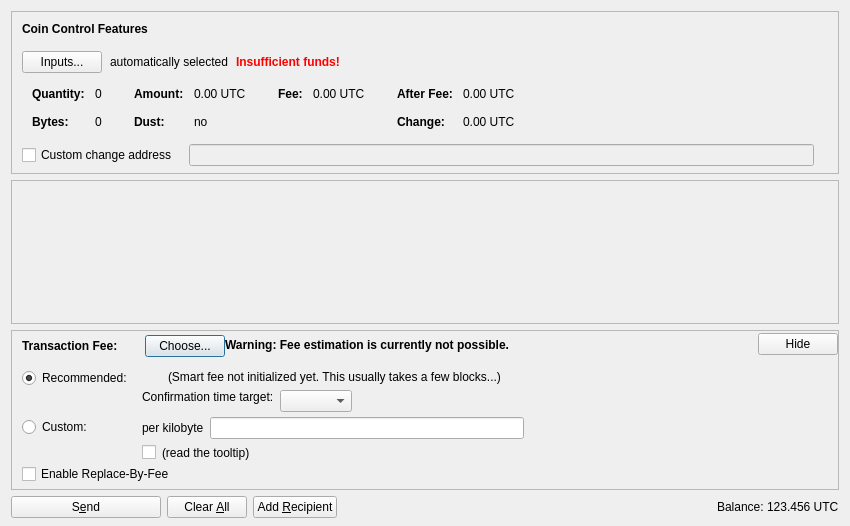
<?xml version="1.0" encoding="UTF-8"?>
<ui version="4.0">
 <class>SendCoinsDialog</class>
 <widget class="QDialog" name="SendCoinsDialog">
  <property name="geometry">
   <rect>
    <x>0</x>
    <y>0</y>
    <width>850</width>
    <height>526</height>
   </rect>
  </property>
  <property name="windowTitle">
   <string>Send Coins</string>
  </property>
  <layout class="QVBoxLayout" name="verticalLayout" stretch="0,1,0,0">
   <property name="bottomMargin">
    <number>8</number>
   </property>
   <item>
    <widget class="QFrame" name="frameCoinControl">
     <property name="sizePolicy">
      <sizepolicy hsizetype="Expanding" vsizetype="Expanding">
       <horstretch>0</horstretch>
       <verstretch>0</verstretch>
      </sizepolicy>
     </property>
     <property name="maximumSize">
      <size>
       <width>16777215</width>
       <height>16777215</height>
      </size>
     </property>
     <property name="frameShape">
      <enum>QFrame::StyledPanel</enum>
     </property>
     <property name="frameShadow">
      <enum>QFrame::Sunken</enum>
     </property>
     <layout class="QVBoxLayout" name="verticalLayoutCoinControl2">
      <property name="spacing">
       <number>0</number>
      </property>
      <property name="leftMargin">
       <number>0</number>
      </property>
      <property name="topMargin">
       <number>0</number>
      </property>
      <property name="rightMargin">
       <number>0</number>
      </property>
      <property name="bottomMargin">
       <number>6</number>
      </property>
      <item>
       <layout class="QVBoxLayout" name="verticalLayoutCoinControl" stretch="0,0,0,0,1">
        <property name="spacing">
         <number>0</number>
        </property>
        <property name="leftMargin">
         <number>10</number>
        </property>
        <property name="topMargin">
         <number>10</number>
        </property>
        <item>
         <layout class="QHBoxLayout" name="horizontalLayoutCoinControl1">
          <property name="bottomMargin">
           <number>15</number>
          </property>
          <item>
           <widget class="QLabel" name="labelCoinControlFeatures">
            <property name="sizePolicy">
             <sizepolicy hsizetype="Preferred" vsizetype="Maximum">
              <horstretch>0</horstretch>
              <verstretch>0</verstretch>
             </sizepolicy>
            </property>
            <property name="font">
             <font>
              <weight>75</weight>
              <bold>true</bold>
             </font>
            </property>
            <property name="styleSheet">
             <string notr="true">font-weight:bold;</string>
            </property>
            <property name="text">
             <string>Coin Control Features</string>
            </property>
           </widget>
          </item>
         </layout>
        </item>
        <item>
         <layout class="QHBoxLayout" name="horizontalLayoutCoinControl2" stretch="0,0,0,0">
          <property name="spacing">
           <number>8</number>
          </property>
          <property name="bottomMargin">
           <number>10</number>
          </property>
          <item>
           <widget class="QPushButton" name="pushButtonCoinControl">
            <property name="styleSheet">
             <string notr="true"/>
            </property>
            <property name="text">
             <string>Inputs...</string>
            </property>
            <property name="autoDefault">
             <bool>false</bool>
            </property>
           </widget>
          </item>
          <item>
           <widget class="QLabel" name="labelCoinControlAutomaticallySelected">
            <property name="text">
             <string>automatically selected</string>
            </property>
            <property name="margin">
             <number>5</number>
            </property>
           </widget>
          </item>
          <item>
           <widget class="QLabel" name="labelCoinControlInsuffFunds">
            <property name="font">
             <font>
              <weight>75</weight>
              <bold>true</bold>
             </font>
            </property>
            <property name="styleSheet">
             <string notr="true">color:red;font-weight:bold;</string>
            </property>
            <property name="text">
             <string>Insufficient funds!</string>
            </property>
            <property name="margin">
             <number>5</number>
            </property>
           </widget>
          </item>
          <item>
           <spacer name="horizontalSpacerCoinControl">
            <property name="orientation">
             <enum>Qt::Horizontal</enum>
            </property>
            <property name="sizeHint" stdset="0">
             <size>
              <width>40</width>
              <height>1</height>
             </size>
            </property>
           </spacer>
          </item>
         </layout>
        </item>
        <item>
         <widget class="QWidget" name="widgetCoinControl" native="true">
          <property name="sizePolicy">
           <sizepolicy hsizetype="Preferred" vsizetype="Preferred">
            <horstretch>0</horstretch>
            <verstretch>0</verstretch>
           </sizepolicy>
          </property>
          <property name="minimumSize">
           <size>
            <width>0</width>
            <height>0</height>
           </size>
          </property>
          <property name="styleSheet">
           <string notr="true"/>
          </property>
          <layout class="QHBoxLayout" name="horizontalLayoutCoinControl5">
           <property name="leftMargin">
            <number>0</number>
           </property>
           <property name="topMargin">
            <number>0</number>
           </property>
           <property name="rightMargin">
            <number>0</number>
           </property>
           <property name="bottomMargin">
            <number>0</number>
           </property>
           <item>
            <layout class="QHBoxLayout" name="horizontalLayoutCoinControl3" stretch="0,0,0,1">
             <property name="spacing">
              <number>20</number>
             </property>
             <property name="topMargin">
              <number>0</number>
             </property>
             <property name="bottomMargin">
              <number>10</number>
             </property>
             <item>
              <layout class="QFormLayout" name="formLayoutCoinControl1">
               <property name="horizontalSpacing">
                <number>10</number>
               </property>
               <property name="verticalSpacing">
                <number>14</number>
               </property>
               <property name="leftMargin">
                <number>10</number>
               </property>
               <property name="topMargin">
                <number>4</number>
               </property>
               <property name="rightMargin">
                <number>6</number>
               </property>
               <item row="0" column="0">
                <widget class="QLabel" name="labelCoinControlQuantityText">
                 <property name="font">
                  <font>
                   <weight>75</weight>
                   <bold>true</bold>
                  </font>
                 </property>
                 <property name="text">
                  <string>Quantity:</string>
                 </property>
                 <property name="margin">
                  <number>0</number>
                 </property>
                </widget>
               </item>
               <item row="0" column="1">
                <widget class="QLabel" name="labelCoinControlQuantity">
                 <property name="cursor">
                  <cursorShape>IBeamCursor</cursorShape>
                 </property>
                 <property name="contextMenuPolicy">
                  <enum>Qt::ActionsContextMenu</enum>
                 </property>
                 <property name="text">
                  <string notr="true">0</string>
                 </property>
                 <property name="margin">
                  <number>0</number>
                 </property>
                 <property name="textInteractionFlags">
                  <set>Qt::LinksAccessibleByMouse|Qt::TextSelectableByKeyboard|Qt::TextSelectableByMouse</set>
                 </property>
                </widget>
               </item>
               <item row="1" column="0">
                <widget class="QLabel" name="labelCoinControlBytesText">
                 <property name="font">
                  <font>
                   <weight>75</weight>
                   <bold>true</bold>
                  </font>
                 </property>
                 <property name="text">
                  <string>Bytes:</string>
                 </property>
                </widget>
               </item>
               <item row="1" column="1">
                <widget class="QLabel" name="labelCoinControlBytes">
                 <property name="cursor">
                  <cursorShape>IBeamCursor</cursorShape>
                 </property>
                 <property name="contextMenuPolicy">
                  <enum>Qt::ActionsContextMenu</enum>
                 </property>
                 <property name="text">
                  <string notr="true">0</string>
                 </property>
                 <property name="textInteractionFlags">
                  <set>Qt::LinksAccessibleByMouse|Qt::TextSelectableByKeyboard|Qt::TextSelectableByMouse</set>
                 </property>
                </widget>
               </item>
              </layout>
             </item>
             <item>
              <layout class="QFormLayout" name="formLayoutCoinControl2">
               <property name="horizontalSpacing">
                <number>10</number>
               </property>
               <property name="verticalSpacing">
                <number>14</number>
               </property>
               <property name="leftMargin">
                <number>6</number>
               </property>
               <property name="topMargin">
                <number>4</number>
               </property>
               <property name="rightMargin">
                <number>6</number>
               </property>
               <item row="0" column="0">
                <widget class="QLabel" name="labelCoinControlAmountText">
                 <property name="font">
                  <font>
                   <weight>75</weight>
                   <bold>true</bold>
                  </font>
                 </property>
                 <property name="text">
                  <string>Amount:</string>
                 </property>
                 <property name="margin">
                  <number>0</number>
                 </property>
                </widget>
               </item>
               <item row="0" column="1">
                <widget class="QLabel" name="labelCoinControlAmount">
                 <property name="cursor">
                  <cursorShape>IBeamCursor</cursorShape>
                 </property>
                 <property name="contextMenuPolicy">
                  <enum>Qt::ActionsContextMenu</enum>
                 </property>
                 <property name="text">
                  <string notr="true">0.00 UTC</string>
                 </property>
                 <property name="textInteractionFlags">
                  <set>Qt::LinksAccessibleByMouse|Qt::TextSelectableByKeyboard|Qt::TextSelectableByMouse</set>
                 </property>
                </widget>
               </item>
               <item row="1" column="0">
                <widget class="QLabel" name="labelCoinControlLowOutputText">
                 <property name="font">
                  <font>
                   <weight>75</weight>
                   <bold>true</bold>
                  </font>
                 </property>
                 <property name="text">
                  <string>Dust:</string>
                 </property>
                </widget>
               </item>
               <item row="1" column="1">
                <widget class="QLabel" name="labelCoinControlLowOutput">
                 <property name="cursor">
                  <cursorShape>IBeamCursor</cursorShape>
                 </property>
                 <property name="contextMenuPolicy">
                  <enum>Qt::ActionsContextMenu</enum>
                 </property>
                 <property name="text">
                  <string notr="true">no</string>
                 </property>
                 <property name="textInteractionFlags">
                  <set>Qt::LinksAccessibleByMouse|Qt::TextSelectableByKeyboard|Qt::TextSelectableByMouse</set>
                 </property>
                </widget>
               </item>
              </layout>
             </item>
             <item>
              <layout class="QFormLayout" name="formLayoutCoinControl3">
               <property name="horizontalSpacing">
                <number>10</number>
               </property>
               <property name="verticalSpacing">
                <number>14</number>
               </property>
               <property name="leftMargin">
                <number>6</number>
               </property>
               <property name="topMargin">
                <number>4</number>
               </property>
               <property name="rightMargin">
                <number>6</number>
               </property>
               <item row="0" column="0">
                <widget class="QLabel" name="labelCoinControlFeeText">
                 <property name="font">
                  <font>
                   <weight>75</weight>
                   <bold>true</bold>
                  </font>
                 </property>
                 <property name="text">
                  <string>Fee:</string>
                 </property>
                 <property name="margin">
                  <number>0</number>
                 </property>
                </widget>
               </item>
               <item row="0" column="1">
                <widget class="QLabel" name="labelCoinControlFee">
                 <property name="cursor">
                  <cursorShape>IBeamCursor</cursorShape>
                 </property>
                 <property name="contextMenuPolicy">
                  <enum>Qt::ActionsContextMenu</enum>
                 </property>
                 <property name="text">
                  <string notr="true">0.00 UTC</string>
                 </property>
                 <property name="textInteractionFlags">
                  <set>Qt::LinksAccessibleByMouse|Qt::TextSelectableByKeyboard|Qt::TextSelectableByMouse</set>
                 </property>
                </widget>
               </item>
              </layout>
             </item>
             <item>
              <layout class="QFormLayout" name="formLayoutCoinControl4">
               <property name="horizontalSpacing">
                <number>10</number>
               </property>
               <property name="verticalSpacing">
                <number>14</number>
               </property>
               <property name="leftMargin">
                <number>6</number>
               </property>
               <property name="topMargin">
                <number>4</number>
               </property>
               <property name="rightMargin">
                <number>6</number>
               </property>
               <item row="0" column="0">
                <widget class="QLabel" name="labelCoinControlAfterFeeText">
                 <property name="font">
                  <font>
                   <weight>75</weight>
                   <bold>true</bold>
                  </font>
                 </property>
                 <property name="text">
                  <string>After Fee:</string>
                 </property>
                 <property name="margin">
                  <number>0</number>
                 </property>
                </widget>
               </item>
               <item row="0" column="1">
                <widget class="QLabel" name="labelCoinControlAfterFee">
                 <property name="cursor">
                  <cursorShape>IBeamCursor</cursorShape>
                 </property>
                 <property name="contextMenuPolicy">
                  <enum>Qt::ActionsContextMenu</enum>
                 </property>
                 <property name="text">
                  <string notr="true">0.00 UTC</string>
                 </property>
                 <property name="textInteractionFlags">
                  <set>Qt::LinksAccessibleByMouse|Qt::TextSelectableByKeyboard|Qt::TextSelectableByMouse</set>
                 </property>
                </widget>
               </item>
               <item row="1" column="0">
                <widget class="QLabel" name="labelCoinControlChangeText">
                 <property name="font">
                  <font>
                   <weight>75</weight>
                   <bold>true</bold>
                  </font>
                 </property>
                 <property name="text">
                  <string>Change:</string>
                 </property>
                </widget>
               </item>
               <item row="1" column="1">
                <widget class="QLabel" name="labelCoinControlChange">
                 <property name="cursor">
                  <cursorShape>IBeamCursor</cursorShape>
                 </property>
                 <property name="contextMenuPolicy">
                  <enum>Qt::ActionsContextMenu</enum>
                 </property>
                 <property name="text">
                  <string notr="true">0.00 UTC</string>
                 </property>
                 <property name="textInteractionFlags">
                  <set>Qt::LinksAccessibleByMouse|Qt::TextSelectableByKeyboard|Qt::TextSelectableByMouse</set>
                 </property>
                </widget>
               </item>
              </layout>
             </item>
            </layout>
           </item>
          </layout>
         </widget>
        </item>
        <item>
         <layout class="QHBoxLayout" name="horizontalLayoutCoinControl4" stretch="0,0,0">
          <property name="spacing">
           <number>12</number>
          </property>
          <property name="sizeConstraint">
           <enum>QLayout::SetDefaultConstraint</enum>
          </property>
          <property name="topMargin">
           <number>5</number>
          </property>
          <property name="rightMargin">
           <number>5</number>
          </property>
          <item>
           <widget class="QCheckBox" name="checkBoxCoinControlChange">
            <property name="toolTip">
             <string>If this is activated, but the change address is empty or invalid, change will be sent to a newly generated address.</string>
            </property>
            <property name="text">
             <string>Custom change address</string>
            </property>
           </widget>
          </item>
          <item>
           <widget class="QValidatedLineEdit" name="lineEditCoinControlChange">
            <property name="enabled">
             <bool>false</bool>
            </property>
            <property name="sizePolicy">
             <sizepolicy hsizetype="Expanding" vsizetype="Fixed">
              <horstretch>0</horstretch>
              <verstretch>0</verstretch>
             </sizepolicy>
            </property>
           </widget>
          </item>
          <item>
           <widget class="QLabel" name="labelCoinControlChangeLabel">
            <property name="sizePolicy">
             <sizepolicy hsizetype="Preferred" vsizetype="Expanding">
              <horstretch>0</horstretch>
              <verstretch>0</verstretch>
             </sizepolicy>
            </property>
            <property name="minimumSize">
             <size>
              <width>0</width>
              <height>0</height>
             </size>
            </property>
            <property name="text">
             <string/>
            </property>
            <property name="margin">
             <number>3</number>
            </property>
           </widget>
          </item>
         </layout>
        </item>
        <item>
         <spacer name="verticalSpacerCoinControl">
          <property name="orientation">
           <enum>Qt::Vertical</enum>
          </property>
          <property name="sizeHint" stdset="0">
           <size>
            <width>800</width>
            <height>1</height>
           </size>
          </property>
         </spacer>
        </item>
       </layout>
      </item>
     </layout>
    </widget>
   </item>
   <item>
    <widget class="QScrollArea" name="scrollArea">
     <property name="widgetResizable">
      <bool>true</bool>
     </property>
     <widget class="QWidget" name="scrollAreaWidgetContents">
      <property name="geometry">
       <rect>
        <x>0</x>
        <y>0</y>
        <width>830</width>
        <height>104</height>
       </rect>
      </property>
      <layout class="QVBoxLayout" name="verticalLayout_2" stretch="0,1">
       <property name="leftMargin">
        <number>0</number>
       </property>
       <property name="topMargin">
        <number>0</number>
       </property>
       <property name="rightMargin">
        <number>0</number>
       </property>
       <property name="bottomMargin">
        <number>0</number>
       </property>
       <item>
        <layout class="QVBoxLayout" name="entries">
         <property name="spacing">
          <number>6</number>
         </property>
        </layout>
       </item>
       <item>
        <spacer name="verticalSpacer">
         <property name="orientation">
          <enum>Qt::Vertical</enum>
         </property>
         <property name="sizeHint" stdset="0">
          <size>
           <width>20</width>
           <height>40</height>
          </size>
         </property>
        </spacer>
       </item>
      </layout>
     </widget>
    </widget>
   </item>
   <item>
    <widget class="QFrame" name="frameFee">
     <property name="sizePolicy">
      <sizepolicy hsizetype="Expanding" vsizetype="Expanding">
       <horstretch>0</horstretch>
       <verstretch>0</verstretch>
      </sizepolicy>
     </property>
     <property name="maximumSize">
      <size>
       <width>16777215</width>
       <height>16777215</height>
      </size>
     </property>
     <property name="frameShape">
      <enum>QFrame::StyledPanel</enum>
     </property>
     <property name="frameShadow">
      <enum>QFrame::Sunken</enum>
     </property>
     <layout class="QVBoxLayout" name="verticalLayoutFee1">
      <property name="spacing">
       <number>0</number>
      </property>
      <property name="leftMargin">
       <number>0</number>
      </property>
      <property name="topMargin">
       <number>0</number>
      </property>
      <property name="rightMargin">
       <number>0</number>
      </property>
      <property name="bottomMargin">
       <number>0</number>
      </property>
      <item>
       <layout class="QVBoxLayout" name="verticalLayoutFee2" stretch="0,0,0">
        <property name="spacing">
         <number>0</number>
        </property>
        <property name="leftMargin">
         <number>10</number>
        </property>
        <property name="topMargin">
         <number>0</number>
        </property>
        <item>
         <layout class="QHBoxLayout" name="horizontalLayoutFee1">
          <property name="bottomMargin">
           <number>0</number>
          </property>
          <item>
           <layout class="QVBoxLayout" name="verticalLayoutFee7">
            <property name="spacing">
             <number>0</number>
            </property>
            <item>
             <spacer name="verticalSpacerSmartFee">
              <property name="orientation">
               <enum>Qt::Vertical</enum>
              </property>
              <property name="sizeType">
               <enum>QSizePolicy::Fixed</enum>
              </property>
              <property name="sizeHint" stdset="0">
               <size>
                <width>1</width>
                <height>4</height>
               </size>
              </property>
             </spacer>
            </item>
            <item>
             <layout class="QHBoxLayout" name="horizontalLayoutSmartFee">
              <property name="spacing">
               <number>10</number>
              </property>
              <item>
               <widget class="QLabel" name="labelFeeHeadline">
                <property name="sizePolicy">
                 <sizepolicy hsizetype="Preferred" vsizetype="Maximum">
                  <horstretch>0</horstretch>
                  <verstretch>0</verstretch>
                 </sizepolicy>
                </property>
                <property name="font">
                 <font>
                  <weight>75</weight>
                  <bold>true</bold>
                 </font>
                </property>
                <property name="styleSheet">
                 <string notr="true">font-weight:bold;</string>
                </property>
                <property name="text">
                 <string>Transaction Fee:</string>
                </property>
               </widget>
              </item>
              <item>
               <widget class="QLabel" name="labelFeeMinimized">
                <property name="text">
                 <string/>
                </property>
               </widget>
              </item>
              <item>
               <widget class="QPushButton" name="buttonChooseFee">
                <property name="text">
                 <string>Choose...</string>
                </property>
               </widget>
              </item>
             </layout>
            </item>
            <item>
             <spacer name="verticalSpacer_5">
              <property name="orientation">
               <enum>Qt::Vertical</enum>
              </property>
              <property name="sizeHint" stdset="0">
               <size>
                <width>1</width>
                <height>1</height>
               </size>
              </property>
             </spacer>
            </item>
           </layout>
          </item>
          <item>
           <widget class="QLabel" name="fallbackFeeWarningLabel">
            <property name="toolTip">
             <string>Using the fallbackfee can result in sending a transaction that will take several hours or days (or never) to confirm. Consider choosing your fee manually or wait until you have validated the complete chain.</string>
            </property>
            <property name="font">
            <font>
                <weight>75</weight>
                <bold>true</bold>
            </font>
            </property>
            <property name="text">
             <string>Warning: Fee estimation is currently not possible.</string>
            </property>
            <property name="wordWrap">
             <bool>false</bool>
            </property>
           </widget>
          </item>
          <item>
           <spacer name="horizontalSpacer_4">
            <property name="orientation">
             <enum>Qt::Horizontal</enum>
            </property>
            <property name="sizeType">
             <enum>QSizePolicy::MinimumExpanding</enum>
            </property>
            <property name="sizeHint" stdset="0">
             <size>
              <width>40</width>
              <height>20</height>
             </size>
            </property>
           </spacer>
          </item>
          <item>
           <widget class="QPushButton" name="buttonMinimizeFee">
            <property name="toolTip">
             <string>collapse fee-settings</string>
            </property>
            <property name="text">
             <string>Hide</string>
            </property>
           </widget>
          </item>
         </layout>
        </item>
        <item>
         <widget class="QFrame" name="frameFeeSelection">
          <layout class="QVBoxLayout" name="verticalLayoutFee12">
           <property name="spacing">
            <number>0</number>
           </property>
           <property name="leftMargin">
            <number>0</number>
           </property>
           <property name="topMargin">
            <number>0</number>
           </property>
           <property name="rightMargin">
            <number>0</number>
           </property>
           <property name="bottomMargin">
            <number>0</number>
           </property>
           <item>
            <layout class="QGridLayout" name="gridLayoutFee">
             <property name="topMargin">
              <number>10</number>
             </property>
             <property name="bottomMargin">
              <number>4</number>
             </property>
             <property name="horizontalSpacing">
              <number>10</number>
             </property>
             <property name="verticalSpacing">
              <number>4</number>
             </property>
             <item row="1" column="1">
              <layout class="QVBoxLayout" name="verticalLayoutFee8">
               <property name="spacing">
                <number>6</number>
               </property>
               <item>
                <layout class="QHBoxLayout" name="horizontalLayoutFee13">
                 <item>
                  <widget class="QLabel" name="labelCustomPerKilobyte">
                   <property name="toolTip">
                    <string>If the custom fee is set to 1000 satoshis and the transaction is only 250 bytes, then &quot;per kilobyte&quot; only pays 250 satoshis in fee, while &quot;total at least&quot; pays 1000 satoshis. For transactions bigger than a kilobyte both pay by kilobyte.</string>
                   </property>
                   <property name="text">
                    <string>per kilobyte</string>
                   </property>
                  </widget>
                 </item>
                 <item>
                  <widget class="UtopiacoinAmountField" name="customFee"/>
                 </item>
                 <item>
                  <spacer name="horizontalSpacer_6">
                   <property name="orientation">
                    <enum>Qt::Horizontal</enum>
                   </property>
                   <property name="sizeHint" stdset="0">
                    <size>
                     <width>1</width>
                     <height>1</height>
                    </size>
                   </property>
                  </spacer>
                 </item>
                </layout>
               </item>
               <item>
                <layout class="QHBoxLayout" name="horizontalLayoutFee8">
                 <item>
                  <widget class="QCheckBox" name="checkBoxMinimumFee">
                   <property name="toolTip">
                    <string>Paying only the minimum fee is just fine as long as there is less transaction volume than space in the blocks. But be aware that this can end up in a never confirming transaction once there is more demand for utopiacoin transactions than the network can process.</string>
                   </property>
                   <property name="text">
                    <string/>
                   </property>
                  </widget>
                 </item>
                 <item>
                  <widget class="QLabel" name="labelMinFeeWarning">
                   <property name="enabled">
                    <bool>true</bool>
                   </property>
                   <property name="toolTip">
                    <string>Paying only the minimum fee is just fine as long as there is less transaction volume than space in the blocks. But be aware that this can end up in a never confirming transaction once there is more demand for utopiacoin transactions than the network can process.</string>
                   </property>
                   <property name="text">
                    <string>(read the tooltip)</string>
                   </property>
                   <property name="margin">
                    <number>5</number>
                   </property>
                  </widget>
                 </item>
                 <item>
                  <spacer name="horizontalSpacer_2">
                   <property name="orientation">
                    <enum>Qt::Horizontal</enum>
                   </property>
                   <property name="sizeHint" stdset="0">
                    <size>
                     <width>1</width>
                     <height>1</height>
                    </size>
                   </property>
                  </spacer>
                 </item>
                </layout>
               </item>
              </layout>
             </item>
             <item row="0" column="0">
              <layout class="QVBoxLayout" name="verticalLayoutFee4" stretch="0,1">
               <item>
                <widget class="QRadioButton" name="radioSmartFee">
                 <property name="text">
                  <string>Recommended:</string>
                 </property>
                 <property name="checked">
                  <bool>true</bool>
                 </property>
                 <attribute name="buttonGroup">
                  <string notr="true">groupFee</string>
                 </attribute>
                </widget>
               </item>
               <item>
                <spacer name="verticalSpacer_2">
                 <property name="orientation">
                  <enum>Qt::Vertical</enum>
                 </property>
                 <property name="sizeHint" stdset="0">
                  <size>
                   <width>1</width>
                   <height>1</height>
                  </size>
                 </property>
                </spacer>
               </item>
              </layout>
             </item>
             <item row="1" column="0">
              <layout class="QVBoxLayout" name="verticalLayoutFee9" stretch="0,1">
               <item>
                <widget class="QRadioButton" name="radioCustomFee">
                 <property name="text">
                  <string>Custom:</string>
                 </property>
                 <attribute name="buttonGroup">
                  <string notr="true">groupFee</string>
                 </attribute>
                </widget>
               </item>
               <item>
                <spacer name="verticalSpacer_6">
                 <property name="orientation">
                  <enum>Qt::Vertical</enum>
                 </property>
                 <property name="sizeHint" stdset="0">
                  <size>
                   <width>1</width>
                   <height>1</height>
                  </size>
                 </property>
                </spacer>
               </item>
              </layout>
             </item>
             <item row="0" column="1">
              <layout class="QVBoxLayout" name="verticalLayoutFee3" stretch="0,0,1">
               <property name="spacing">
                <number>6</number>
               </property>
               <property name="topMargin">
                <number>2</number>
               </property>
               <item>
                <layout class="QHBoxLayout" name="horizontalLayoutFee12">
                 <item>
                  <widget class="QLabel" name="labelSmartFee">
                   <property name="text">
                    <string/>
                   </property>
                   <property name="margin">
                    <number>2</number>
                   </property>
                  </widget>
                 </item>
                 <item>
                  <widget class="QLabel" name="labelFeeEstimation">
                   <property name="text">
                    <string/>
                   </property>
                  </widget>
                 </item>
                 <item>
                  <widget class="QLabel" name="labelSmartFee2">
                   <property name="text">
                    <string>(Smart fee not initialized yet. This usually takes a few blocks...)</string>
                   </property>
                   <property name="margin">
                    <number>2</number>
                   </property>
                  </widget>
                 </item>
                 <item>
                  <spacer name="horizontalSpacer_5">
                   <property name="orientation">
                    <enum>Qt::Horizontal</enum>
                   </property>
                   <property name="sizeHint" stdset="0">
                    <size>
                     <width>1</width>
                     <height>1</height>
                    </size>
                   </property>
                  </spacer>
                 </item>
                </layout>
               </item>
               <item>
                <layout class="QHBoxLayout" name="horizontalLayoutFee9">
                 <item>
                  <layout class="QVBoxLayout" name="verticalLayoutFee6">
                   <item>
                    <widget class="QLabel" name="labelSmartFee3">
                     <property name="text">
                      <string>Confirmation time target:</string>
                     </property>
                     <property name="margin">
                      <number>2</number>
                     </property>
                    </widget>
                   </item>
                   <item>
                    <spacer name="verticalSpacer_3">
                     <property name="orientation">
                      <enum>Qt::Vertical</enum>
                     </property>
                     <property name="sizeHint" stdset="0">
                      <size>
                       <width>1</width>
                       <height>1</height>
                      </size>
                     </property>
                    </spacer>
                   </item>
                  </layout>
                 </item>
                 <item>
                  <layout class="QVBoxLayout" name="verticalLayoutFee5">
                   <property name="rightMargin">
                    <number>30</number>
                   </property>
                   <item>
                    <layout class="QHBoxLayout" name="horizontalLayoutConfTarget">
                     <property name="bottomMargin">
                      <number>0</number>
                     </property>
                     <item>
                      <widget class="QComboBox" name="confTargetSelector"/>
                     </item>
                     <item>
                      <spacer name="horizontalSpacerConfTarget">
                       <property name="orientation">
                        <enum>Qt::Horizontal</enum>
                       </property>
                       <property name="sizeHint" stdset="0">
                        <size>
                         <width>40</width>
                         <height>20</height>
                        </size>
                       </property>
                      </spacer>
                     </item>
                    </layout>
                   </item>
                  </layout>
                 </item>
                </layout>
               </item>
               <item>
                <spacer name="verticalSpacer_4">
                 <property name="orientation">
                  <enum>Qt::Vertical</enum>
                 </property>
                 <property name="sizeHint" stdset="0">
                  <size>
                   <width>1</width>
                   <height>1</height>
                  </size>
                 </property>
                </spacer>
               </item>
              </layout>
             </item>
            </layout>
           </item>
           <item>
            <widget class="QCheckBox" name="optInRBF">
             <property name="text">
              <string>Enable Replace-By-Fee</string>
             </property>
             <property name="toolTip">
              <string>With Replace-By-Fee (BIP-125) you can increase a transaction's fee after it is sent. Without this, a higher fee may be recommended to compensate for increased transaction delay risk.</string>
             </property>
            </widget>
           </item>
          </layout>
         </widget>
        </item>
        <item>
         <spacer name="verticalSpacerFee">
          <property name="orientation">
           <enum>Qt::Vertical</enum>
          </property>
          <property name="sizeHint" stdset="0">
           <size>
            <width>40</width>
            <height>5</height>
           </size>
          </property>
         </spacer>
        </item>
       </layout>
      </item>
     </layout>
    </widget>
   </item>
   <item>
    <layout class="QHBoxLayout" name="horizontalLayout">
     <item>
      <widget class="QPushButton" name="sendButton">
       <property name="minimumSize">
        <size>
         <width>150</width>
         <height>0</height>
        </size>
       </property>
       <property name="toolTip">
        <string>Confirm the send action</string>
       </property>
       <property name="text">
        <string>S&amp;end</string>
       </property>
       <property name="icon">
        <iconset resource="../utopiacoin.qrc">
         <normaloff>:/icons/send</normaloff>:/icons/send</iconset>
       </property>
       <property name="autoDefault">
        <bool>false</bool>
       </property>
       <property name="default">
        <bool>false</bool>
       </property>
      </widget>
     </item>
     <item>
      <widget class="QPushButton" name="clearButton">
       <property name="sizePolicy">
        <sizepolicy hsizetype="Minimum" vsizetype="Fixed">
         <horstretch>0</horstretch>
         <verstretch>0</verstretch>
        </sizepolicy>
       </property>
       <property name="toolTip">
        <string>Clear all fields of the form.</string>
       </property>
       <property name="text">
        <string>Clear &amp;All</string>
       </property>
       <property name="icon">
        <iconset resource="../utopiacoin.qrc">
         <normaloff>:/icons/remove</normaloff>:/icons/remove</iconset>
       </property>
       <property name="autoDefault">
        <bool>false</bool>
       </property>
      </widget>
     </item>
     <item>
      <widget class="QPushButton" name="addButton">
       <property name="toolTip">
        <string>Send to multiple recipients at once</string>
       </property>
       <property name="text">
        <string>Add &amp;Recipient</string>
       </property>
       <property name="icon">
        <iconset resource="../utopiacoin.qrc">
         <normaloff>:/icons/add</normaloff>:/icons/add</iconset>
       </property>
       <property name="autoDefault">
        <bool>false</bool>
       </property>
      </widget>
     </item>
     <item>
      <spacer name="horizontalSpacer">
       <property name="orientation">
        <enum>Qt::Horizontal</enum>
       </property>
       <property name="sizeHint" stdset="0">
        <size>
         <width>40</width>
         <height>20</height>
        </size>
       </property>
      </spacer>
     </item>
     <item>
      <layout class="QHBoxLayout" name="horizontalLayout_2">
       <property name="spacing">
        <number>3</number>
       </property>
       <item>
        <widget class="QLabel" name="label">
         <property name="sizePolicy">
          <sizepolicy hsizetype="Preferred" vsizetype="Fixed">
           <horstretch>0</horstretch>
           <verstretch>0</verstretch>
          </sizepolicy>
         </property>
         <property name="text">
          <string>Balance:</string>
         </property>
        </widget>
       </item>
       <item>
        <widget class="QLabel" name="labelBalance">
         <property name="sizePolicy">
          <sizepolicy hsizetype="Preferred" vsizetype="Fixed">
           <horstretch>0</horstretch>
           <verstretch>0</verstretch>
          </sizepolicy>
         </property>
         <property name="cursor">
          <cursorShape>IBeamCursor</cursorShape>
         </property>
         <property name="text">
          <string notr="true">123.456 UTC</string>
         </property>
         <property name="textInteractionFlags">
          <set>Qt::LinksAccessibleByMouse|Qt::TextSelectableByKeyboard|Qt::TextSelectableByMouse</set>
         </property>
        </widget>
       </item>
      </layout>
     </item>
    </layout>
   </item>
  </layout>
 </widget>
 <customwidgets>
  <customwidget>
   <class>QValidatedLineEdit</class>
   <extends>QLineEdit</extends>
   <header>qt/qvalidatedlineedit.h</header>
  </customwidget>
  <customwidget>
   <class>UtopiacoinAmountField</class>
   <extends>QLineEdit</extends>
   <header>qt/utopiacoinamountfield.h</header>
   <container>1</container>
  </customwidget>
 </customwidgets>
 <resources>
  <include location="../utopiacoin.qrc"/>
 </resources>
 <connections/>
 <buttongroups>
  <buttongroup name="groupFee"/>
 </buttongroups>
</ui>
